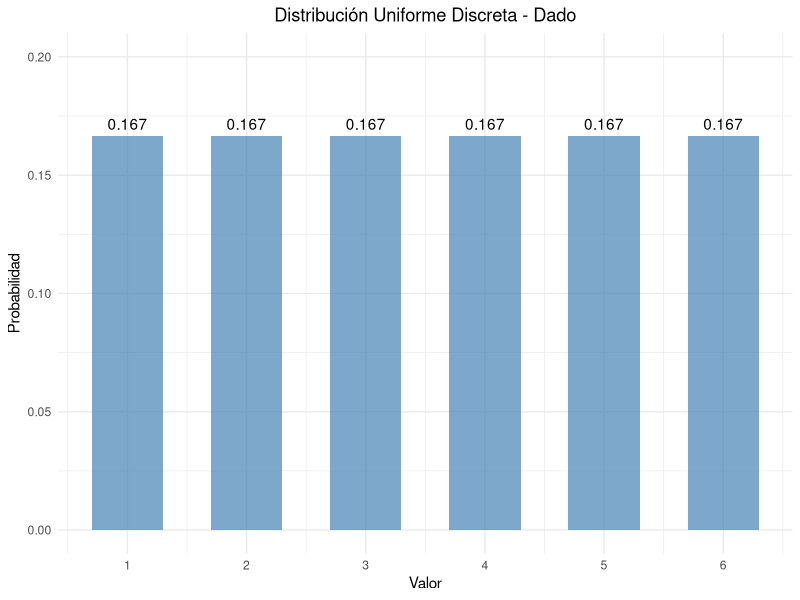
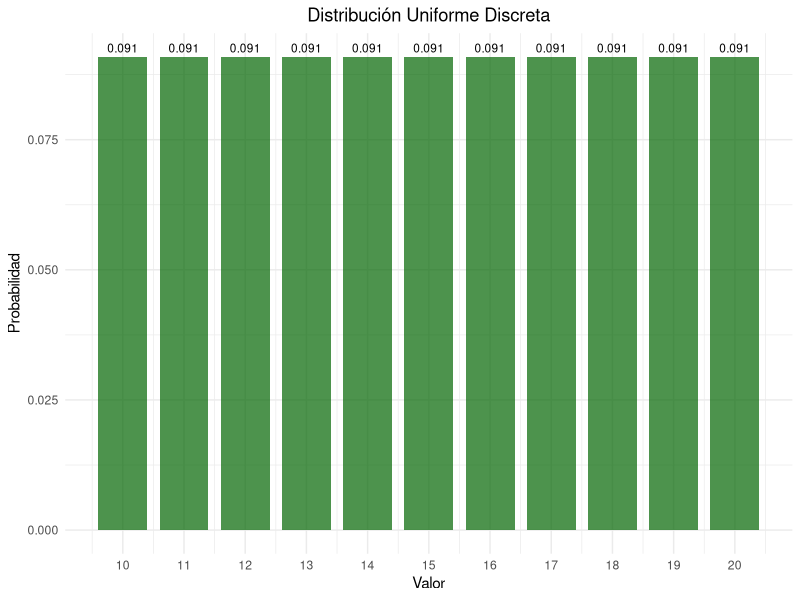
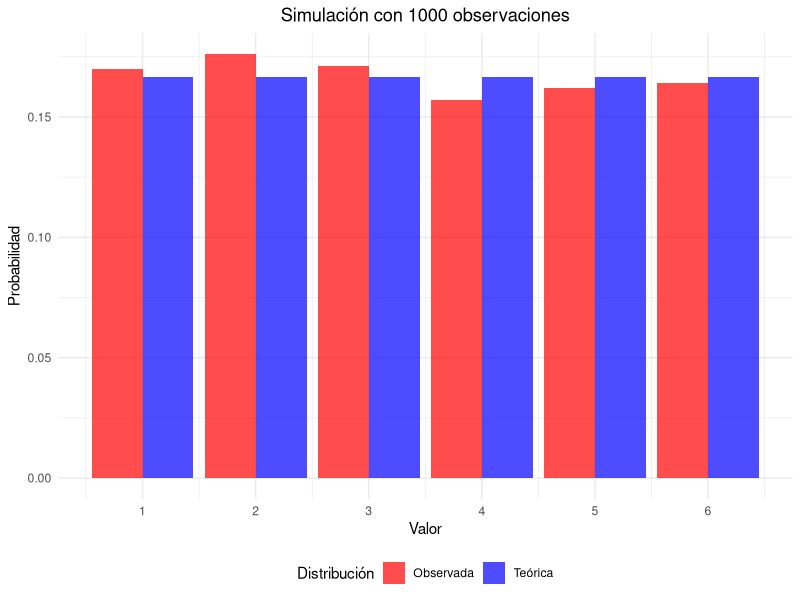
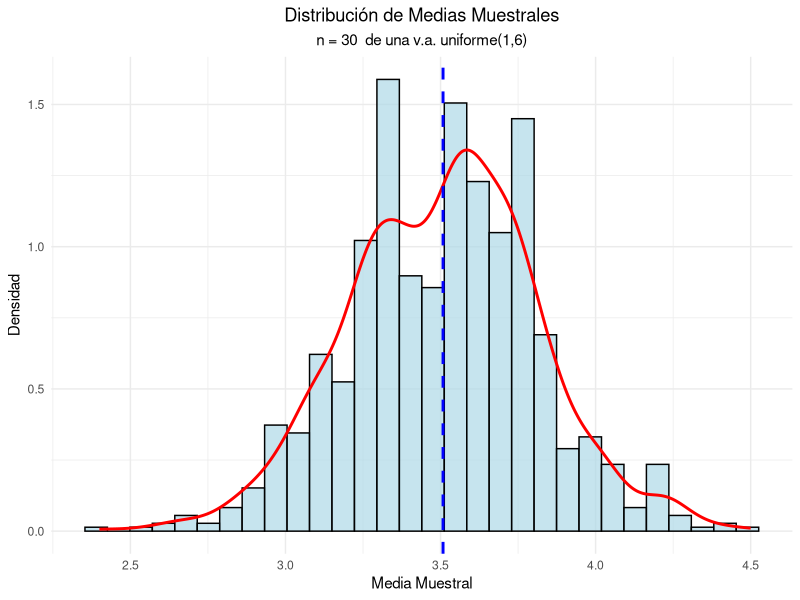
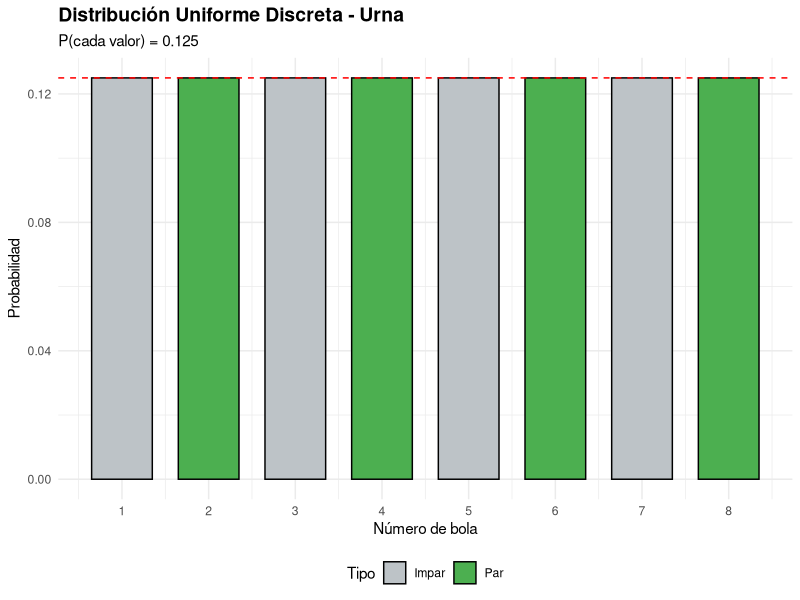
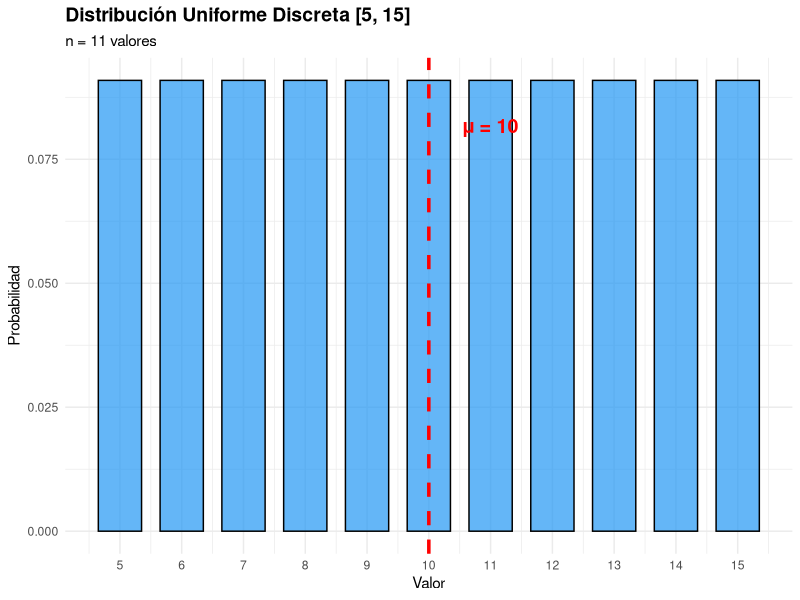
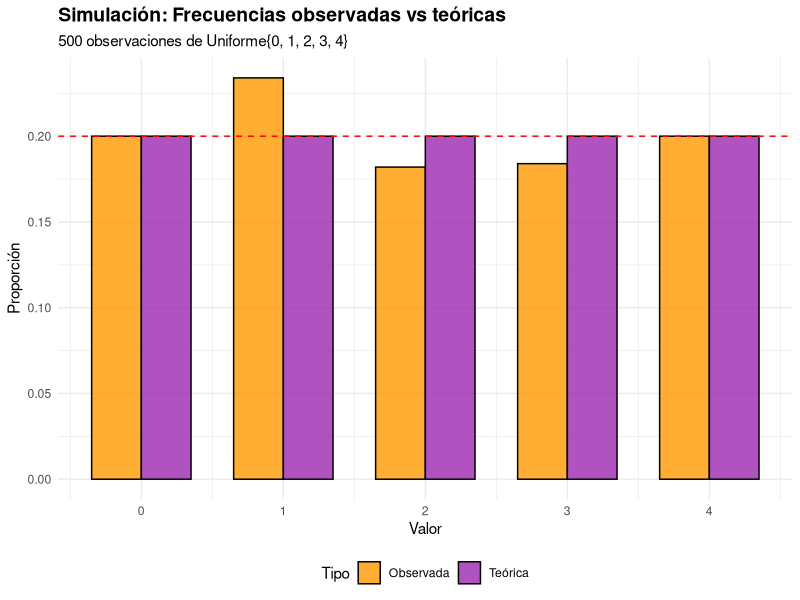

The R script that drew these images, in order:
## ---- chunk 1
#| label: setup
#| include: false
library(tidyverse)
library(kableExtra)
library(gridExtra)
## ---- chunk 2
#| code-fold: true
#| label: dado-ejemplo

# Parámetros del dado
x_1 <- 1
x_6 <- 6
valores <- x_1:x_6
probabilidades <- rep(1/length(valores), length(valores))

# Crear data frame
dado_data <- data.frame(
  Valor = valores,
  Probabilidad = probabilidades
)

# Mostrar tabla
kable(dado_data, 
      caption = "Distribución de probabilidad de un dado",
      align = "cc") %>%
  kable_styling(bootstrap_options = "striped")
## ---- chunk 3
#| code-fold: true
#| label: parametros-dado
# Media
media <- sum(dado_data$Valor)/length(dado_data$Valor)
cat("Media:", media, "\n")

# Varianza
varianza <- sum((dado_data$Valor- media)^2)/length(dado_data$Valor)
cat("Varianza:", varianza, "\n")

# Desviación estándar
desv_std <- sqrt(varianza)
cat("Desviación estándar:", round(desv_std, 4), "\n")
## ---- chunk 4
#| code-fold: true
#| label: grafico-dado
#| fig-cap: "Función de probabilidad de un dado"

ggplot(dado_data, aes(x = Valor, y = Probabilidad)) +
  geom_col(fill = "steelblue", alpha = 0.7, width = 0.6) +
  geom_text(aes(label = round(Probabilidad, 3)), vjust = -0.5) +
  scale_x_continuous(breaks = valores) +
  scale_y_continuous(limits = c(0, 0.20)) +
  labs(title = "Distribución Uniforme Discreta - Dado",
       x = "Valor",
       y = "Probabilidad") +
  theme_minimal() +
  theme(plot.title = element_text(hjust = 0.5),
        plot.subtitle = element_text(hjust = 0.5))
## ---- chunk 5
#| code-fold: true
#| label: ejemplo-numeros

x2_1 <- 10
x2_n <- 20
valores2 <- x2_1:x2_n
probabilidades2 <- rep(1/(length(valores2)), length(valores2))

# Data_frame
data2 <- data.frame(
  Valor = valores2,
  Probabilidad = probabilidades2
)

# Parámetros estadísticos
media2 <- mean(data2$Valor)
varianza2 <- sum((data2$Valor - media2)^2)/length(data2$Valor)
desv_std2 <- sqrt(varianza2)

cat("Media:", media2, "\n")
cat("Varianza:", round(varianza2, 4), "\n")
cat("Desviación estándar:", round(desv_std2, 4), "\n")
## ---- chunk 6
#| label: grafico-numeros
#| fig-cap: "Distribución uniforme discreta entre 10 y 20"


ggplot(data2, aes(x = Valor, y = Probabilidad)) +
  geom_col(fill = "darkgreen", alpha = 0.7, width = 0.8) +
  geom_text(aes(label = round(Probabilidad, 3)), 
            vjust = -0.5, size = 3) +
  scale_x_continuous(breaks = seq(10, 20, 1)) +
  labs(title = "Distribución Uniforme Discreta",
       x = "Valor",
       y = "Probabilidad") +
  theme_minimal() +
  theme(plot.title = element_text(hjust = 0.5),
        plot.subtitle = element_text(hjust = 0.5))
## ---- chunk 7
#| code-fold: true
#| label: simulacion

# Generar 1000 números aleatorios
set.seed(123)
n_sim <- 1000
muestra <- sample(1:6, n_sim, replace = TRUE)

# Frecuencias observadas
freq_obs <- table(muestra)
freq_rel <- prop.table(freq_obs)

# Comparar con probabilidades teóricas
comparacion <- data.frame(
  Valor = 1:6,
  Prob_Teorica = rep(1/6, 6),
  Freq_Observada = as.numeric(freq_rel)
)

kable(comparacion, 
      caption = "Comparación entre probabilidades teóricas y observadas",
      col.names = c("Valor", "Prob. Teórica", "Freq. Observada"),
      digits = 4) |> 
  kable_styling(bootstrap_options = "striped")
## ---- chunk 8
#| code-fold: true
#| label: grafico-simulacion
#| fig-width: 8
#| fig-height: 6
#| fig-align: "center"
#| fig-cap: "Comparación entre distribución teórica y simulada"


# Preparar datos para el gráfico
comp_long <- comparacion |> 
  pivot_longer(cols = c(Prob_Teorica, Freq_Observada),
               names_to = "Tipo",
               values_to = "Probabilidad") |> 
  mutate(Tipo = case_when(
    Tipo == "Prob_Teorica" ~ "Teórica",
    Tipo == "Freq_Observada" ~ "Observada"
  ))

ggplot(comp_long, aes(x = Valor, y = Probabilidad, fill = Tipo)) +
  geom_col(position = "dodge", alpha = 0.7) +
  scale_x_continuous(breaks = 1:6) +
  scale_fill_manual(values = c("Teórica" = "blue", "Observada" = "red")) +
  labs(title = paste("Simulación con", n_sim, "observaciones"),
       x = "Valor",
       y = "Probabilidad",
       fill = "Distribución") +
  theme_minimal() +
  theme(plot.title = element_text(hjust = 0.5),
        legend.position = "bottom")
## ---- chunk 9
#| code-fold: true
#| label: limite-central
#| fig-width: 8
#| fig-height: 6
#| fig-align: "center"
#| fig-cap: "Verificación del Teorema del Límite Central"
# Simular medias muestrales
set.seed(456)
k_muestra <- 1000
n_muestra <- 30

medias_muestrales <- replicate(k_muestra, {
  muestra <- sample(1:6, n_muestra, replace = TRUE)
  mean(muestra)
})

# Crear histograma
hist_data <- data.frame(Medias = medias_muestrales)

ggplot(hist_data) +
  geom_histogram(aes(x=Medias, after_stat(density)), bins = 30, 
                 fill = "lightblue", alpha = 0.7, color = "black") +
  geom_density(aes(x = Medias), color = "red", linewidth = 1) +
  geom_vline(xintercept = mean(medias_muestrales), 
             color = "blue", linetype = "dashed", linewidth = 1) +
  labs(title = "Distribución de Medias Muestrales",
       subtitle = paste("n =", n_muestra, " de una v.a. uniforme(1,6)"),
       x = "Media Muestral",
       y = "Densidad") +
  theme_minimal() +
  theme(plot.title = element_text(hjust = 0.5),
        plot.subtitle = element_text(hjust = 0.5))

# Estadísticas
cat("Media teórica:", (1+6)/2, "\n")
cat("Media observada:", round(mean(medias_muestrales), 4), "\n")
cat("Varianza teórica de la media:", round(((6-1+1)^2-1)/12/n_muestra, 4), "\n")
cat("Varianza observada de la media:", round(var(medias_muestrales), 4), "\n")
## ---- chunk 10
cat("Urna con bolas numeradas\n")

valores_urna <- 1:8
n_valores_urna <- length(valores_urna)

prob_uniforme <- 1 / n_valores_urna

cat("Valores posibles:", paste(valores_urna, collapse = ", "), "\n")
cat("Probabilidad de cada valor:", prob_uniforme, "\n")

numeros_pares <- valores_urna[valores_urna %% 2 == 0]
n_pares <- length(numeros_pares)

prob_par <- n_pares / n_valores_urna

cat("Números pares:", paste(numeros_pares, collapse = ", "), "\n")
cat("Cantidad de números pares:", n_pares, "\n")
cat("Probabilidad de obtener número par:", prob_par, "\n")
cat("Probabilidad de obtener número par:", sprintf("%.4f%%", prob_par * 100), "\n")

# Tabla de probabilidades
tabla_urna <- data.frame(
  Numero = valores_urna,
  Tipo = ifelse(valores_urna %% 2 == 0, "Par", "Impar"),
  Probabilidad = prob_uniforme
)

kable(tabla_urna, 
      caption = "Distribución Uniforme Discreta - Urna con 8 bolas",
      align = "ccr",
      digits = 4) %>%
  kable_styling(bootstrap_options = "striped") %>%
  row_spec(which(tabla_urna$Tipo == "Par"), bold = TRUE, background = "#E3F2FD")

# Gráfico
plot_urna <- ggplot(tabla_urna, aes(x = Numero, y = Probabilidad, fill = Tipo)) +
  geom_col(color = "black", width = 0.7) +
  scale_fill_manual(values = c("Par" = "#4CAF50", "Impar" = "#BDC3C7")) +
  geom_hline(yintercept = prob_uniforme, linetype = "dashed", color = "red") +
  scale_x_continuous(breaks = valores_urna) +
  labs(
    title = "Distribución Uniforme Discreta - Urna",
    subtitle = paste("P(cada valor) =", prob_uniforme),
    x = "Número de bola",
    y = "Probabilidad"
  ) +
  theme_minimal() +
  theme(plot.title = element_text(face = "bold", size = 14),
        legend.position = "bottom")

print(plot_urna)
## ---- chunk 11
cat("Número entero entre 5 y 15\n")

a <- 5
b <- 15
valores_enteros <- a:b
n_valores <- length(valores_enteros)

cat("Rango: [", a, ",", b, "]\n")
cat("Número de valores:", n_valores, "\n")

media_uniforme <- (a + b) / 2

varianza_uniforme <- ((b - a + 1)^2 - 1) / 12
desv_std_uniforme <- sqrt(varianza_uniforme)

cat("Parámetros estadísticos:\n")
cat("Media: μ = (a + b) / 2 =", media_uniforme, "\n")
cat("Varianza: σ² = ((b - a + 1)² - 1) / 12 =", round(varianza_uniforme, 4), "\n")
cat("Desviación estándar: σ =", round(desv_std_uniforme, 4), "\n")

media_calculada <- mean(valores_enteros)
varianza_calculada <- var(valores_enteros) * (n_valores - 1) / n_valores

cat("Verificación:\n")
cat("Media calculada:", media_calculada, "\n")
cat("Varianza calculada:", round(varianza_calculada, 4), "\n\n")

# Tabla de probabilidades
tabla_enteros <- data.frame(
  Valor = valores_enteros,
  Probabilidad = 1 / n_valores
)

kable(tabla_enteros, 
      caption = "Distribución Uniforme Discreta - Enteros de 5 a 15",
      align = "cr",
      digits = 4) %>%
  kable_styling(bootstrap_options = "striped")

# Gráfico
plot_enteros <- ggplot(tabla_enteros, aes(x = Valor, y = Probabilidad)) +
  geom_col(fill = "#2196F3", alpha = 0.7, color = "black", width = 0.7) +
  geom_vline(xintercept = media_uniforme, linetype = "dashed", color = "red", linewidth = 1.2) +
  annotate("text", x = media_uniforme + 1, y = max(tabla_enteros$Probabilidad) * 0.9, 
           label = paste("μ =", media_uniforme), 
           color = "red", size = 5, fontface = "bold") +
  scale_x_continuous(breaks = valores_enteros) +
  labs(
    title = "Distribución Uniforme Discreta [5, 15]",
    subtitle = paste("n =", n_valores, "valores"),
    x = "Valor",
    y = "Probabilidad"
  ) +
  theme_minimal() +
  theme(plot.title = element_text(face = "bold", size = 14))

print(plot_enteros)

## ---- chunk 12
cat("Simulación de uniforme discreta\n")

valores_sim <- 0:4
n_valores_sim <- length(valores_sim)
n_simulaciones <- 500
set.seed(42)

cat("Valores posibles:", paste(valores_sim, collapse = ", "), "\n")
cat("Número de simulaciones:", n_simulaciones, "\n")

simulacion <- sample(valores_sim, n_simulaciones, replace = TRUE)

# Frecuencias observadas
frecuencias_obs <- table(factor(simulacion, levels = valores_sim))
prop_obs <- as.numeric(frecuencias_obs) / n_simulaciones

# Frecuencias teóricas
prob_teorica <- 1 / n_valores_sim
frecuencia_teorica <- n_simulaciones * prob_teorica

# Tabla comparativa
tabla_simulacion <- data.frame(
  Valor = valores_sim,
  Frec_Observada = as.numeric(frecuencias_obs),
  Frec_Teorica = frecuencia_teorica,
  Prop_Observada = prop_obs,
  Prop_Teorica = prob_teorica,
  Diferencia = abs(prop_obs - prob_teorica)
)

cat("Comparación de frecuencias:\n")
kable(tabla_simulacion, 
      caption = "Comparación: Frecuencias observadas vs teóricas",
      digits = 4,
      col.names = c("Valor", "Frec. Obs.", "Frec. Teór.", "Prop. Obs.", "Prop. Teór.", "Diferencia")) %>%
  kable_styling(bootstrap_options = "striped")

# Prueba de bondad de ajuste Chi-cuadrado
chi_test <- chisq.test(frecuencias_obs, p = rep(prob_teorica, n_valores_sim))

cat("\n\nPrueba de bondad de ajuste (Chi-cuadrado):\n")
cat("Estadístico χ²:", round(chi_test$statistic, 4), "\n")
cat("Grados de libertad:", chi_test$parameter, "\n")
cat("p-value:", round(chi_test$p.value, 4), "\n")
if (chi_test$p.value > 0.05) {
  cat("Conclusión: No se rechaza que la distribución sea uniforme (p > 0.05)\n\n")
} else {
  cat("Conclusión: Se rechaza la uniformidad (p < 0.05)\n\n")
}

# Estadísticas de la simulación
cat("Estadísticas de la simulación:\n")
cat("Media observada:", round(mean(simulacion), 4), "\n")
cat("Media teórica:", mean(valores_sim), "\n")
cat("Varianza observada:", round(var(simulacion), 4), "\n")
cat("Varianza teórica:", round(var(valores_sim) * (n_valores_sim - 1) / n_valores_sim, 4), "\n")

# Gráfico comparativo
df_comparacion <- data.frame(
  Valor = rep(valores_sim, 2),
  Proporcion = c(prop_obs, rep(prob_teorica, n_valores_sim)),
  Tipo = rep(c("Observada", "Teórica"), each = n_valores_sim)
)

plot_simulacion <- ggplot(df_comparacion, aes(x = Valor, y = Proporcion, fill = Tipo)) +
  geom_col(position = "dodge", alpha = 0.8, color = "black", width = 0.7) +
  scale_fill_manual(values = c("Observada" = "#FF9800", "Teórica" = "#9C27B0")) +
  geom_hline(yintercept = prob_teorica, linetype = "dashed", color = "red") +
  scale_x_continuous(breaks = valores_sim) +
  labs(
    title = "Simulación: Frecuencias observadas vs teóricas",
    subtitle = paste(n_simulaciones, "observaciones de Uniforme{0, 1, 2, 3, 4}"),
    x = "Valor",
    y = "Proporción",
    fill = "Tipo"
  ) +
  theme_minimal() +
  theme(plot.title = element_text(face = "bold", size = 14),
        legend.position = "bottom")

print(plot_simulacion)
